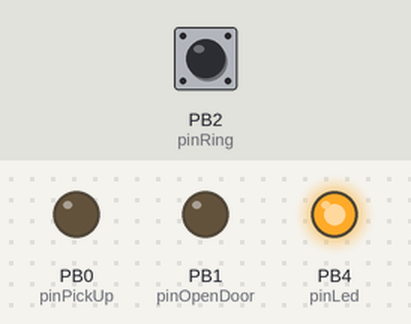
The sketch below on a simulated ATtiny85, built with avr-gcc and run on an emulated ATtiny85. On the bench: output pins drawn as LEDs (lit = HIGH). Inputs (shaded band) come from the test bench; at power-on: PB2 (pinRing) HIGH. Sleep ends after the set time or at an interrupt.

Above: at 0.01 s.
At 0.6 s:
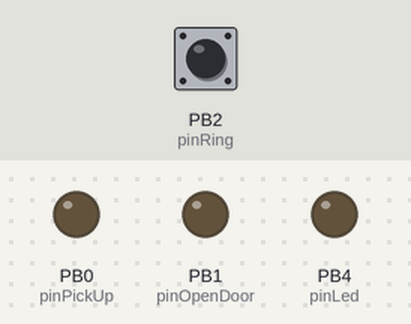
Timing chart, 0 to 2.1 s (numbered marks = the images above):
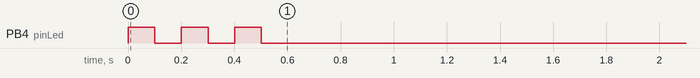

The sketch:

attiny_intercom.ino
```cpp
/*
 * Attiny85 chip between intercom VCC and ground
 * Incoming ring signal is on 1M circuit port -> PB2
 */

// Includes -----------

#include <avr/sleep.h>
#include <avr/power.h>
#include <avr/wdt.h>

// Constants ----------

#define MEASURE 0
#define WAIT_AFTER_RING 1
#define PICK_UP 2
#define WAIT_AFTER_PICK_UP 3
#define OPEN 4
#define CLOSE 5
#define HANG_UP 6

#define WDT_16_MS 0b00000000
#define WDT_32_MS 0b00000001
#define WDT_64_MS 0b00000010
#define WDT_125_MS 0b00000011
#define WDT_250_MS 0b00000100
#define WDT_500_MS 0b00000101
#define WDT_1000_MS 0b00000110
#define WDT_4000_MS 0b00100000
#define WDT_8000_MS 0b00100001

#define UNTIL_INTERRUPT 99
#define NO_SLEEP 100

static const byte pinPickUp = 0;                      // PB0 - IC pin 5
static const byte pinOpenDoor = 1;                    // PB1 - IC pin 6
static const byte pinRing = 2;                        // PB2 - IC pin 7
static const byte pinUnused3 = 3;                     // PB3 - IC pin 2
static const byte pinLed = 4;                         // PB4 - IC pin 3
static const byte pinReset = 5;                       // PB5 - IC pin 1

static const byte debounceTime = 20;                       // debounce in ms
static const byte waitTimeAfterRingStart1 = WDT_4000_MS;   // 4s
static const byte waitTimeAfterRingStart2 = WDT_1000_MS;   // 1s
static const byte waitTimeAfterPickUp = WDT_1000_MS;       // 1s * 3 = 3s (see pickUpCounterMax)
static const byte waitTimeAfterOpen = WDT_1000_MS;         // 1s
static const byte waitTimeAfterClose = WDT_1000_MS;        // 1s

static const byte pickUpCounterMax = 3;

// Variables ----------

byte sleepTime = UNTIL_INTERRUPT;
byte pickUpSleepCounter = 0;

volatile byte nextAction = MEASURE;

// Functions ----------

byte debounceRing(void) {

  // Bouncing is caused by the hook switch
  // if the ring signal arrives in that moment
  // when the phone receiver is put down.
  // This function decides what is the actual state
  // of the circuit after eliminating bouncing
  // It also determines the direction of the pin change

  byte currentValue = 0;
  byte previousValue = 0;
  unsigned long now = millis();

  // Bounce means we read different values within
  // the debouncing timeframe
  do {
    currentValue = digitalRead(pinRing);

    // On bounce, reset time-out
    if (currentValue != previousValue) {
      now = millis();
    }
    previousValue = currentValue;
  } while (millis()-now <= debounceTime);

  return currentValue;
}

void sleepNow(const byte interval) {
  if (interval != NO_SLEEP) {

    // Set WDT timer for delay type of sleeps
    if (interval != UNTIL_INTERRUPT) {
      noInterrupts();					// disable interrupts
      MCUSR = 0;                        // clear WDT reset flags
      WDTCR = bit (WDCE) | bit (WDE);   // allow changes, disable reset
      WDTCR = bit (WDIE) | interval;    // set interrupt mode and sleep time
      wdt_reset();                      // start Watch Dog Timer
      interrupts();						// re-enable interrupts
    }
    sleep_bod_disable();                // turn off Brown Out Detector during sleep
    power_timer0_disable();             // turn off Timer0 during sleep
    set_sleep_mode(SLEEP_MODE_PWR_DOWN);
    sleep_enable();
    sleep_cpu();                        // go to sleep - next line will be executed first after wake up
    power_timer0_enable();              // turn back Timer0 when awake, it's needed for millis()
  }
}

void blinkLed(byte pin, const int onTime, const int times) {
  for (int i=times; i>0; i--) {
    long now = millis();
    digitalWrite(pin, HIGH);
    while (millis() - now < onTime) {
     ;; // wait
    }
    digitalWrite(pin, LOW);
    while (millis() - now < onTime * 2) {
     ;; // wait
    }
  }
}

// Interrupt Service Routines ----------

ISR(PCINT0_vect) {

    // ISR for pin change interrupt on PB2
    sleep_disable();
    wdt_disable();
    bitClear(GIMSK, PCIF); // disable pin change interrupt
    nextAction = MEASURE;
}

ISR(WDT_vect) {

  // ISR for the Watchdog Timer interrupt
  sleep_disable();
  wdt_disable();
}

// Setup function ----------

void setup(void) {

  // Turn on internal pull-up resistors
  // for unused pins too, for power save
  pinMode(pinPickUp, OUTPUT);                      // PB0 - IC pin 5
  pinMode(pinOpenDoor, OUTPUT);                    // PB1 - IC pin 6
  pinMode(pinRing, INPUT_PULLUP);                  // PB2 - IC pin 7
  pinMode(pinUnused3, INPUT_PULLUP);               // PB3 - IC pin 2
  pinMode(pinLed, OUTPUT);                         // PB4 - IC pin 3
  pinMode(pinReset, INPUT_PULLUP);                 // PB5 - IC pin 1

  // Turn off unnecessary modules:
  // Timer1, USI, ADC
  ADCSRA = 0;
  PRR = bit(PRTIM1) | bit(PRUSI) | bit(PRADC);

  // Enable pin change interrupt on PB2
  bitSet(PCMSK, PCINT2);
  bitSet(GIMSK, PCIE);
  interrupts();

  // Flash 3 times to signal restart
  blinkLed(pinLed, 100, 3);
}

// Main loop ----------

void loop(void) {

  // NOTE: nextAction is also set from ringInterrupt() ISR function

  switch(nextAction) {

    case MEASURE:

      if(debounceRing() == LOW) {         // ring signal present
        nextAction = WAIT_AFTER_RING;
        sleepTime = waitTimeAfterRingStart1;
      } else {                            // no ring signal
        nextAction = HANG_UP;
        sleepTime = NO_SLEEP;
      }
      bitSet(GIFR, PCIF);                 // clear interrupt flag
      bitSet(GIMSK, PCIE);                // re-enable pin change interrupt
      break;

    case WAIT_AFTER_RING:                 // wait more before picking up

      sleepTime = waitTimeAfterRingStart2;
      nextAction = PICK_UP;
      break;

    case PICK_UP:

      if(digitalRead(pinRing) == LOW) {   // still ringing
        digitalWrite(pinPickUp, HIGH);    // pick up receiver
        sleepTime = NO_SLEEP;
        nextAction = WAIT_AFTER_PICK_UP;
        pickUpSleepCounter = 0;
      } else {                            // caller hung up
        sleepTime = NO_SLEEP;
        nextAction = HANG_UP;
      }
      break;

    case WAIT_AFTER_PICK_UP:

      if (pickUpSleepCounter < pickUpCounterMax) {
        sleepTime = waitTimeAfterPickUp;
        nextAction = WAIT_AFTER_PICK_UP;
        pickUpSleepCounter++;
      } else {
        sleepTime = NO_SLEEP;
        nextAction = OPEN;
      }
      break;

    case OPEN:

      if(digitalRead(pinRing) == LOW) {   // still ringing
        digitalWrite(pinOpenDoor, HIGH);  // press door open button
        sleepTime = waitTimeAfterOpen;
        nextAction = CLOSE;
      } else {
        sleepTime = NO_SLEEP;             // caller hung up
        nextAction = HANG_UP;
      }
      break;

    case CLOSE:

      digitalWrite(pinOpenDoor, LOW);     // release door open button
      sleepTime = waitTimeAfterClose;
      nextAction = HANG_UP;
      break;

    case HANG_UP:

      digitalWrite(pinOpenDoor, LOW);     // release door open button - just in case
      digitalWrite(pinPickUp, LOW);       // put down receiver
      sleepTime = UNTIL_INTERRUPT;        // sleep until pinchange interrupts
      nextAction = MEASURE;
      break;
  } // end of switch

  sleepNow(sleepTime);
}
```
